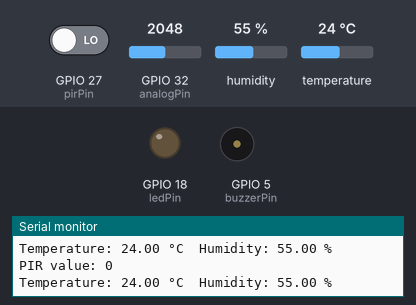
A sketch run on a simulated ESP32. Shown: output pins drawn as LEDs (lit = HIGH), buzzer (waves = sounding, pin HIGH), the last lines printed to the serial monitor. Inputs (shaded band) come from the test bench; at power-on: GPIO 27 (pirPin) LOW, GPIO 32 (analogPin) = 2048, humidity 55 %, temperature 24 °C (analog values on the 0–4095 scale). WiFi joins after 1.5 s; servers stay silent unless stated; no MQTT or app messages arrive unless stated; not simulated (calls return 0 or success): arduino_secrets_red.h; names the files do not define were given values by the test bench: SECRET_MQTT_PORT = 1883.

Above: at 3.2 s.
3.3 s: GPIO 27 (pirPin) driven HIGH
At 4.1 s:
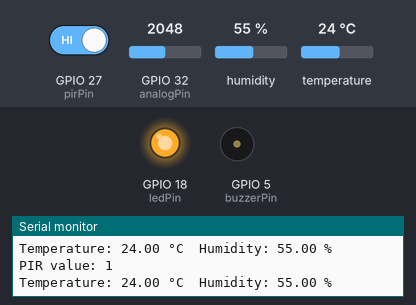
5.0 s: GPIO 27 (pirPin) driven LOW
At 5.5 s:
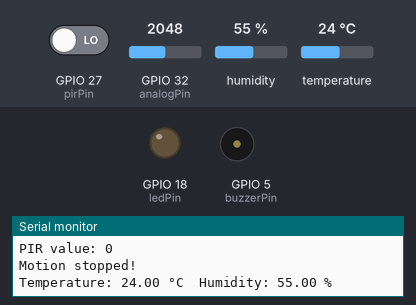
Timing chart, 0 to 8.0 s (numbered marks = the images above; inputs shaded):
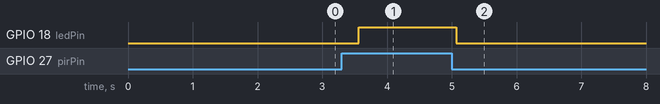

Measured:
- after the input at 3.3 s, GPIO 18 (ledPin): LOW → HIGH after 0.26 s
- after the input at 5.0 s, GPIO 18 (ledPin): HIGH → LOW after 0.07 s

The sketch:

esp32_roed.ino
```cpp
#include <arduino_secrets_red.h>
#include <WiFi.h>
#include <PubSubClient.h>
#include <DHT.h>

const char* ssid = SECRET_SSID;
const char* password = SECRET_SSID_PASSWORD;
const char* mqtt_server = SECRET_MQTT_SERVER;
const int mqtt_port = SECRET_MQTT_PORT;
const char* mqtt_username = SECRET_MQTT_USERNAME;
const char* mqtt_password = SECRET_MQTT_PASSWORD;
const char* mqtt_topic = SECRET_MQTT_TOPIC;

const int ledPin = 18;
const int buzzerPin = 5;
const int pirPin = 27;
int pirVal = 0;
int prevPirVal = 0;
int hallEffectVal = 0;
int prevHallEffectVal = 0;
int state = LOW;

WiFiClient espClient;
PubSubClient client(espClient);

#define uS_TO_S_FACTOR 1000000 // Conversion factor for microseconds to seconds
#define TIME_TO_SLEEP 1800     // 30 minutes
#define DHTPIN 15
#define DHTTYPE DHT22
DHT dht(DHTPIN, DHTTYPE);

const int analogPin = 32;  // ADC pin number
const float resistorRatio = 56000.0 / 10000.0;  // Resistor voltage divider ratio
const float referenceVoltage = 1.1;  // Reference voltage (in volts)

unsigned long previousCheckMillis = 0;
const unsigned long checkInterval = 500; // 0.5 seconds

unsigned long previousDHTMillis = 0;
const unsigned long dhtInterval = 60000; // 1 minute

void print_wakeup_reason() {
  esp_sleep_wakeup_cause_t wakeup_reason;

  wakeup_reason = esp_sleep_get_wakeup_cause();

  switch (wakeup_reason) {
    case ESP_SLEEP_WAKEUP_EXT0:
      Serial.println("Wakeup caused by PIR sensor");
      client.publish(mqtt_topic,"Wakeup_Reason: Wakeup caused by PIR sensor");
      break;
    case ESP_SLEEP_WAKEUP_TIMER:
      Serial.println("Wakeup caused by transmitting data (30 min cycle)");
      client.publish(mqtt_topic,"Wakeup_Reason: Wakeup caused by transmitting data (cycle)");
      break;
    default:
      Serial.printf("Wakeup was not caused by deep sleep: %d\n", wakeup_reason);
      client.publish(mqtt_topic,"Wakeup_Reason: Wakeup was not caused by deep sleep");
      break;
  }
}

void setup() {
  Serial.begin(115200);
  pinMode(buzzerPin, OUTPUT);  // set the buzzer pin as an output
  pinMode(ledPin, OUTPUT);     // set the buzzer pin as an output
  pinMode(pirPin, INPUT);

  dht.begin();
  analogReadResolution(12);  // Set ADC resolution to 12 bits (0-4095)

  // Connect to Wi-Fi
  WiFi.begin(ssid, password);
  while (WiFi.status() != WL_CONNECTED) {
    delay(1000);
    Serial.println("Connecting to WiFi...");
  }

  // Connect to MQTT broker
  client.setServer(mqtt_server, mqtt_port);
  client.setClient(espClient);  // set the client object
  while (!client.connected()) {
    Serial.println("Connecting to MQTT broker...");
    if (client.connect("ESP32Client", mqtt_username, mqtt_password)) {  // connect with username and password
      Serial.println("Connected to MQTT broker");
    } else {
      delay(1000);
    }
  }
  print_wakeup_reason();  // print wakeup reason

  esp_sleep_enable_timer_wakeup(TIME_TO_SLEEP * uS_TO_S_FACTOR);
}

void loop() {
  unsigned long currentMillis = millis();

  float measuredVoltage = ((analogRead(analogPin) / 4095.0) * 7.4) * 3.7;

  // Check PIR sensor every 0.5 seconds
  if (currentMillis - previousCheckMillis >= checkInterval) {
    previousCheckMillis = currentMillis;


    pirVal = digitalRead(pirPin);  // read sensor value
    Serial.print("PIR value: ");
    Serial.println(pirVal);

    if (pirVal != prevPirVal) {
      prevPirVal = pirVal;
      if (pirVal == HIGH) {          // check if the sensor is HIGH
        digitalWrite(ledPin, HIGH);  // turn LED ON
        if (state == LOW) {
          Serial.println("Motion detected!");
          client.publish(mqtt_topic, "Motion: Motion Detected!");
          state = HIGH;  // update variable state to HIGH
        }
      } else {
        digitalWrite(ledPin, LOW);  // turn LED OFF
        if (state == HIGH) {
          Serial.println("Motion stopped!");
          client.publish(mqtt_topic, "Motion: No Motion");
          state = LOW;  // update variable state to LOW
        }
      }
    }

    float temperature = dht.readTemperature();
    float humidity = dht.readHumidity();

    if (isnan(temperature) || isnan(humidity)) {
      Serial.println("Failed to read from DHT sensor!");
      return;
    }

    Serial.print("Temperature: ");
    Serial.print(temperature);
    Serial.print(" °C\t");
    Serial.print("Humidity: ");
    Serial.print(humidity);
    Serial.println(" %");

    // Read the Hall Effect sensor value
    hallEffectVal = hallRead();

    if (hallEffectVal != prevHallEffectVal) {
      prevHallEffectVal = hallEffectVal;
      if (hallEffectVal > 60) {
        digitalWrite(buzzerPin, HIGH);  // turn on the buzzer
        Serial.println(hallEffectVal);
        client.publish("State", "Opened");
      } else {
        digitalWrite(buzzerPin, LOW);  // turn off the buzzer
        Serial.println(hallEffectVal);
        client.publish("State", "Closed");
      }
    }
  }

  // Send DHT data every 1 minute
  if (currentMillis - previousDHTMillis >= dhtInterval) {
    previousDHTMillis = currentMillis;

    float temperature = dht.readTemperature();
    float humidity = dht.readHumidity();

    if (isnan(temperature) || isnan(humidity)) {
      Serial.println("Failed to read from DHT sensor!");
      return;
    }

    // Create a string variable to store the combined data payload
    String payload = "";

    // Concatenate all the data values to the payload string
    payload += "Temperature: " + String(temperature) + " °C\t";
    payload += "Humidity: " + String(humidity) + " %\t";
    payload += "Voltage: " + String(measuredVoltage) + "\t";
    payload += "Wakeup_Reason: ";
    payload += (pirVal == HIGH) ? String("Wakeup caused by PIR sensor") : String("Wakeup caused by transmitting data (cycle)");
    payload += "\t";
    payload += "Motion: " + String((state == HIGH) ? "Motion Detected!" : "No Motion") + "\t";
    payload += "State: " + String((hallEffectVal > 60) ? "Opened" : "Closed") + "\t";
    payload += "Sleep_State: Awake and alert!";

    // Publish the payload to the MQTT topic
    client.publish(mqtt_topic, payload.c_str(), true);
  }

  delay(100);  // Add a small delay for stability

/*
  // Check if both conditions are met for entering deep sleep
  if (pirVal == 0 && hallEffectVal < 30) {
    // Put the ESP32 into deep sleep mode
    client.publish("Sleep_State", "Sleeping. ZzZz.");
    Serial.println("Going into deep sleep. ZzZz.");
    delay(3000);
    esp_sleep_enable_ext0_wakeup(GPIO_NUM_27, 1);
    esp_deep_sleep_start();
  } else {
    client.publish("Sleep_State", "Awake and alert!"); // Update Sleep_State to "Awake"
  }
  */
}
```
